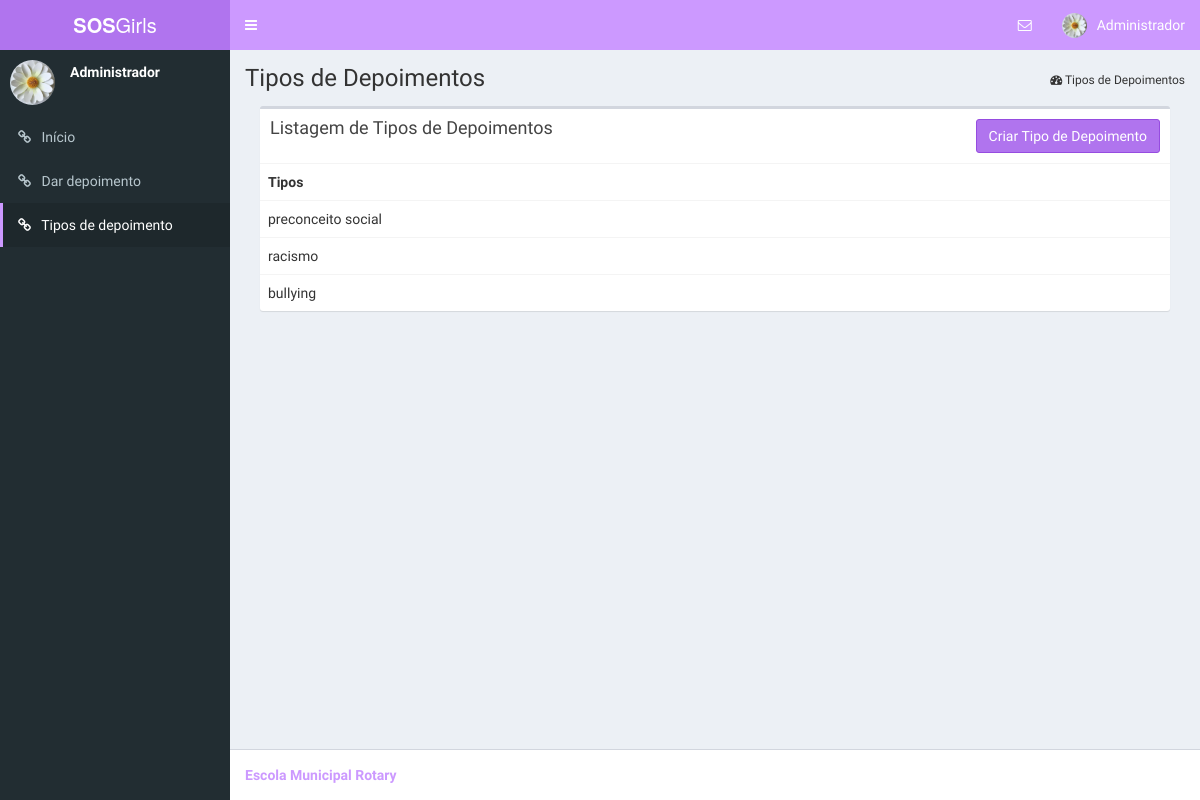
The app's page /tipos_depoimento/ (signed in) with its own data.
### comum/models.py (models this page shows, shortened)
class TipoDepoimentos(models.Model):
    nome = models.CharField(max_length=30)

### comum/views.py (the view)
# urls.py: url(r'^tipos_depoimento/$', views.tipos_depoimento, name='tipos_depoimento'),
def tipos_depoimento(request):
    if request.user.is_superuser:
        registros = TipoDepoimentos.objects.all().order_by("-id")
        depoimentos = paginar_registros(request, registros, 15)
        return render(request, "tipos_depoimento.html", {"depoimentos":depoimentos})
    else:
        return HttpResponseRedirect(reverse('comum:index'))

### comum/views.py (called while the page is built)
def paginar_registros(request, registros, qtd_por_pagina):
    paginator = Paginator(registros, qtd_por_pagina)
    page = request.GET.get('page')
    try:
        return paginator.page(page)
    except PageNotAnInteger:
        return paginator.page(1)
    except EmptyPage:
        return paginator.page(paginator.num_pages)

### comum/templates/tipos_depoimento.html (shortened to what this page needs)
{% extends "base.html" %}
{% load staticfiles %}
{% load bootstrap_pagination %}
{% load comum_extras %}
{% block tipos_depoimento %} active {% endblock %}
{% block breadcrumb %}
<section class="content-header">
    <h1>
        Tipos de Depoimentos
    </h1>
    <ol class="breadcrumb">
        <li><i class="fa fa-dashboard"></i> Tipos de Depoimentos</li>
    </ol>
</section>
{% endblock %}
{% block content %}
<section class="content">
  <div class="col-xs-12">
          <div class="box">
              <div class="box-header">
                  <h3 class="box-title">Listagem de Tipos de Depoimentos</h3>
                  <a href="{%url 'comum:novo_tipo_depoimento'%}" class="btn btn-small btn-info pull-right">Criar Tipo de Depoimento</a>
              </div>
              <div class="box-body table-responsive no-padding">
                  <table class="table table-hover">
                      <tr>
                          <th>Tipos</th>
                      </tr>
                      {% for depoimento in depoimentos %}
                      <tr>
                          <td>{{ depoimento.nome }}</td>
                      </tr>
                      {% endfor %}
                  </table>
              </div>
          </div>
      </div>
    <nav aria-label="Page navigation">
  </nav>
</section>
{% endblock %}

### comum/templates/base.html (shortened to what this page needs)
<!DOCTYPE html>
{% load staticfiles %}
{% load comum_extras %}
<html>
  <head>
    <link rel="stylesheet" href="{% static 'comum/css/bootstrap.min.css' %}">
    <link rel="stylesheet" href="https://cdnjs.cloudflare.com/ajax/libs/font-awesome/4.5.0/css/font-awesome.min.css">
    <link rel="stylesheet" href="https://cdnjs.cloudflare.com/ajax/libs/ionicons/2.0.1/css/ionicons.min.css">
    <link rel="stylesheet" href="{% static 'comum/css/AdminLTE.min.css' %}">
    <link rel="stylesheet" href="{% static 'comum/css/skin-blue.min.css' %}">
  </head>
  <body class="hold-transition skin-blue sidebar-mini">
    <div class="wrapper">
      <header class="main-header">
        <a href="/" class="logo">
          <span class="logo-lg"><b>SOS</b>Girls</span>
        </a>
        <nav class="navbar navbar-static-top" role="navigation">
          <a href="#" class="sidebar-toggle" data-toggle="offcanvas" role="button">
          </a>
          <div class="navbar-custom-menu">
            <ul class="nav navbar-nav">
              <li class="dropdown messages-menu">
                <a href="#" class="dropdown-toggle" data-toggle="dropdown">
                  <i class="fa fa-envelope-o"></i>
                </a>
              </li>
              <li class="dropdown user user-menu">
                <a href="#" class="dropdown-toggle" data-toggle="dropdown">
                  <img src="{% static 'comum/img/user2-160x160.jpg' %}" class="user-image" alt="User Image">
                  <span class="hidden-xs">
                    {% if request.user.first_name and request.user.last_name %}
                      {{ request.user.first_name|title }} {{ request.user.last_name|title }}
                    {% elif request.user.first_name %}
                      {{ request.user.first_name|title }}
                    {% else %}
                      {{ request.user.username|title }}
                    {% endif %}
                  </span>
                </a>
              </li>
            </ul>
          </div>
        </nav>
      </header>
      <aside class="main-sidebar">
        <section class="sidebar">
          <div class="user-panel">
            <div class="pull-left image">
              <img src="{% static 'comum/img/user2-160x160.jpg' %}" class="img-circle" alt="User Image">
            </div>
            <div class="pull-left info">
              <p>
                {% if request.user.first_name and request.user.last_name %}
                  {{ request.user.first_name|title }} {{ request.user.last_name|title }}
                {% elif request.user.first_name %}
                  {{ request.user.first_name|title }}
                {% else %}
                  {{ request.user.username|title }}
                {% endif %}
              </p>
            </div>
          </div>
          <ul class="sidebar-menu live-search-list">
            <li class="{% block index %}{% endblock %}"><a href="{% url 'comum:index' %}"><i class="fa fa-link"></i> <span>Início</span></a></li>
            <li class="{% block novo_depoimento %}{% endblock %}"><a href="{% url 'comum:novo_depoimento' %}"><i class="fa fa-link"></i> <span>Dar depoimento</span></a></li>
            {% if request.user.is_superuser %}
            <li class="{% block tipos_depoimento %}{% endblock %}"><a href="{% url 'comum:tipos_depoimento' %}"><i class="fa fa-link"></i> <span>Tipos de depoimento</span></a></li>
            {% endif %}
          </ul>
        </section>
      </aside>
      <div class="content-wrapper">
        {% block breadcrumb %}{% endblock %}
        {% block content %}{% endblock %}
      </div>
      <footer class="main-footer">
        <strong>
          <a href="#">Escola Municipal Rotary</a>
        </strong>
      </footer>
    </div>
  </body>
</html>

### records on screen
TipoDepoimentos: nome "preconceito social"
TipoDepoimentos: nome "racismo"
TipoDepoimentos: nome "bullying"

### other values on screen
{{ request.user.username|title }} "Administrador"
